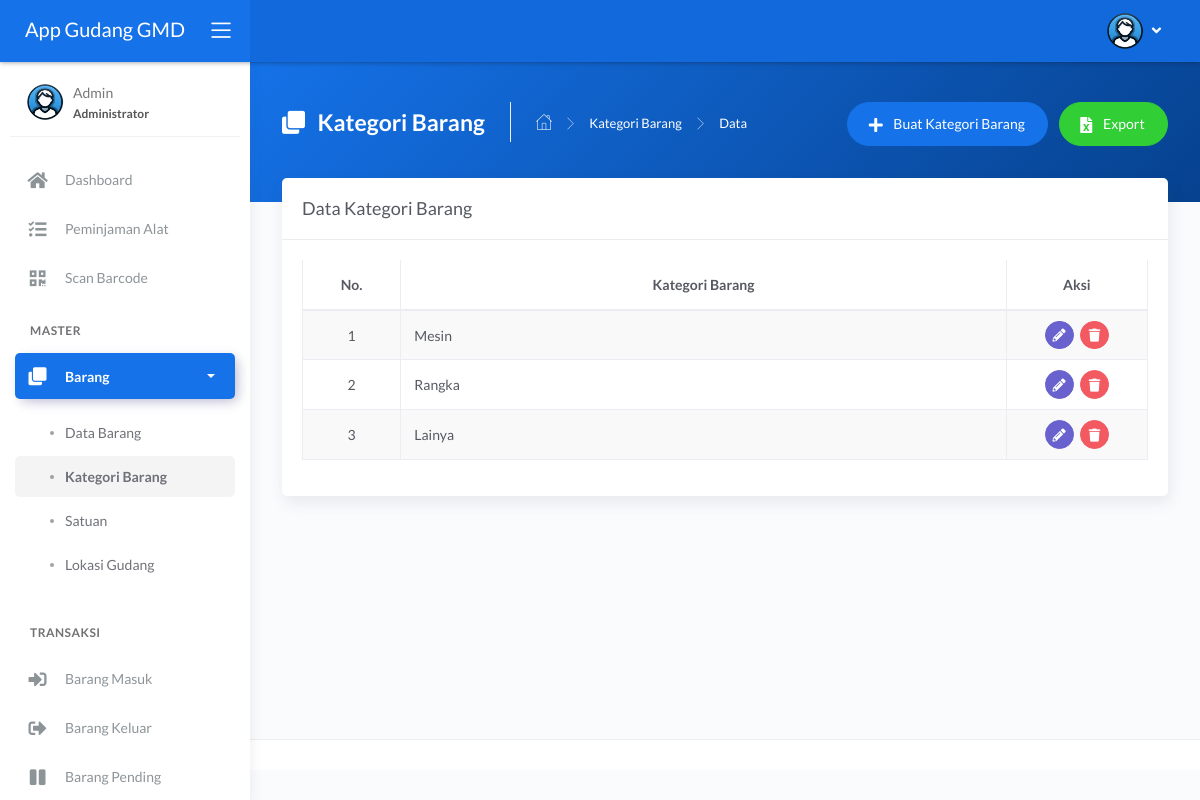
/main.php?module=jenis (signed in), run on an earlier commit of the app's database.
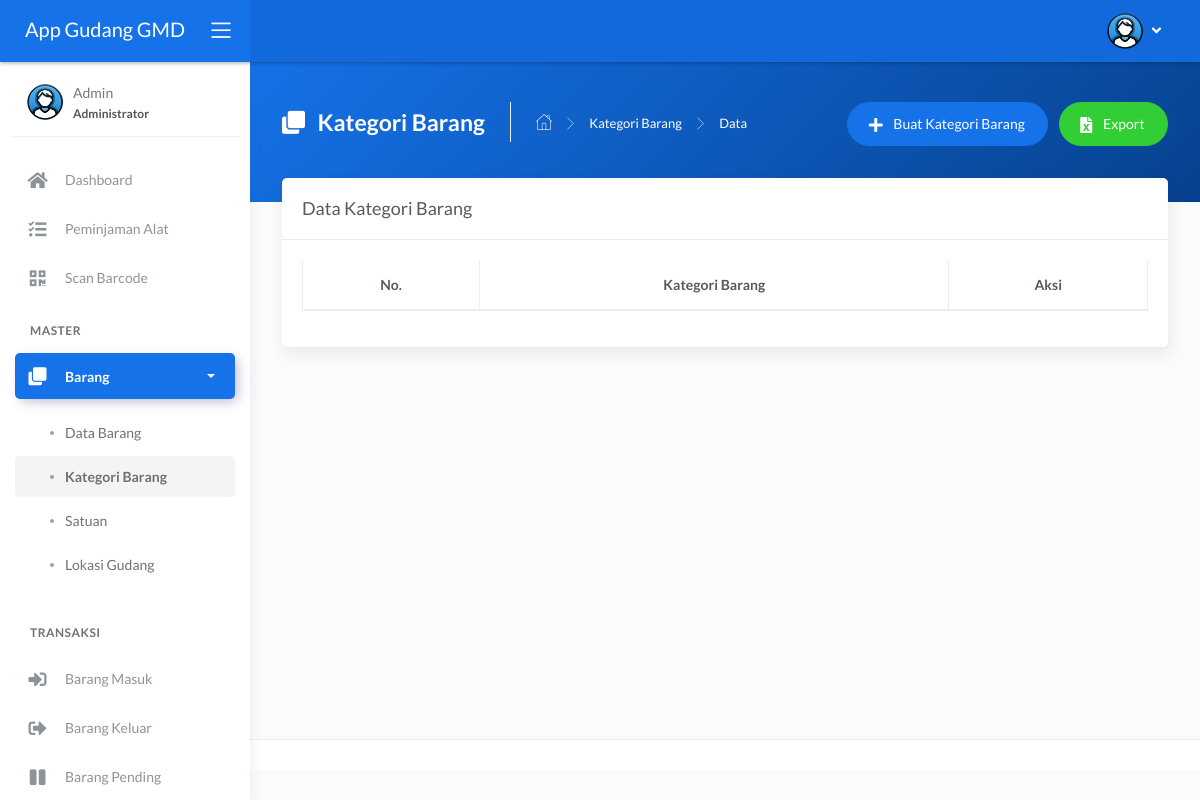
And on a later commit of the database.
### tables this page shows
CREATE TABLE `tbl_jenis` (
  `id_jenis` int NOT NULL,
  `nama_jenis` varchar(50) NOT NULL
);

### modules/jenis/tampil_data.php (the view, shortened to what the changed rows need)
<?php
if (basename($_SERVER['PHP_SELF']) === basename(__FILE__)) {
  header('location: 404.html');
}
else {
?>
  <div class="page-inner mt--5">
    <div class="card">
      <div class="card-body">
        <div class="table-responsive">
          <table id="basic-datatables" class="display table table-bordered table-striped table-hover">
            <thead>
              <tr>
                <th class="text-center">No.</th>
                <th class="text-center">Kategori Barang</th>
                <th class="text-center">Aksi</th>
              </tr>
            </thead>
            <tbody>
              <?php
              $no = 1;
              $query = mysqli_query($mysqli, "SELECT * FROM tbl_jenis ORDER BY id_jenis ASC")
                                              or die('Ada kesalahan pada query tampil data : ' . mysqli_error($mysqli));
              while ($data = mysqli_fetch_assoc($query)) { ?>
                <tr>
                  <td width="30" class="text-center"><?php echo $no++; ?></td>
                  <td width="300"><?php echo $data['nama_jenis']; ?></td>
                  <td width="70" class="text-center">
                    <div>
                      <a href="?module=form_ubah_jenis&id=<?php echo $data['id_jenis']; ?>" class="btn btn-icon btn-round btn-secondary btn-sm mr-md-1" data-toggle="tooltip" data-placement="top" title="Ubah">
                        <i class="fas fa-pencil-alt fa-sm"></i>
                      </a>
                      <a href="modules/jenis/proses_hapus.php?id=<?php echo $data['id_jenis']; ?>" onclick="return confirm('Anda yakin ingin menghapus data jenis barang <?php echo $data['nama_jenis']; ?>?')" class="btn btn-icon btn-round btn-danger btn-sm" data-toggle="tooltip" data-placement="top" title="Hapus">
                        <i class="fas fa-trash fa-sm"></i>
                      </a>
                    </div>
                  </td>
                </tr>
              <?php } ?>
            </tbody>
          </table>
        </div>
      </div>
    </div>
  </div>
<?php } ?>

### layouts/sidebar_menu.php (shortened to what the changed rows need)
<?php
function isMenuActive($menuModules)
{
  if (isset($_GET['module']) && in_array($_GET['module'], $menuModules)) {
    return 'active';
  }
  return '';
}
foreach ($menus as $menu) {
  if (isset($menu['header'])) {
    echo '<li class="nav-section">
                <span class="sidebar-mini-icon">
                  <i class="fa fa-ellipsis-h"></i>
                </span>
                <h4 class="text-section">' . $menu['header'] . '</h4>
              </li>';
    continue;
  }
  $activeClass = isMenuActive($menu['modules']);
  if (isset($menu['submenu'])) {
    $submenuClass = ($activeClass === 'active') ? 'active submenu' : 'submenu';
    $collapseClass = ($activeClass === 'active') ? 'show' : '';
    $collapseId = strtolower(str_replace(' ', '', $menu['title']));
    echo '<li class="nav-item ' . $submenuClass . '">';
    echo '<a data-toggle="collapse" href="#' . $collapseId . '">';
    echo '<i class="' . $menu['icon'] . '"></i>';
    echo '<p>' . $menu['title'] . '</p>';
    echo '<span class="caret"></span>';
    echo '</a>';
    echo '<div class="collapse ' . $collapseClass . '" id="' . $collapseId . '">';
    echo '<ul class="nav nav-collapse">';
    foreach ($menu['submenu'] as $submenu) {
      $subActiveClass = isMenuActive($submenu['modules']);
      echo '<li class="' . $subActiveClass . '">';
      echo '<a href="' . $submenu['link'] . '">';
      echo '<span class="sub-item">' . $submenu['title'] . '</span>';
      echo '</a>';
      echo '</li>';
    }
    echo '</ul>';
    echo '</div>';
    echo '</li>';
  } else {
    echo '<li class="nav-item ' . $activeClass . '">';
    echo '<a href="' . $menu['link'] . '">';
    echo '<i class="' . $menu['icon'] . '"></i>';
    echo '<p>' . $menu['title'] . '</p>';
    echo '</a>';
    echo '</li>';
  }
}

What changed in the data, as far as the page shows it:
removed tbl_jenis: nama_jenis "Mesin"
removed tbl_jenis: nama_jenis "Rangka"
removed tbl_jenis: nama_jenis "Lainya"
